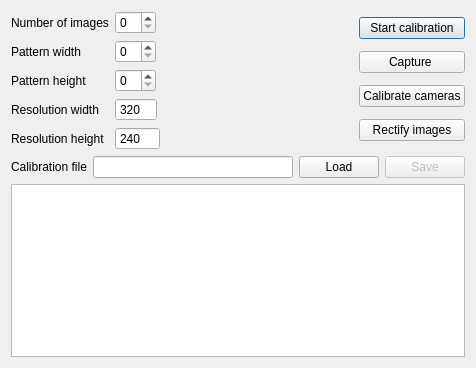
<?xml version="1.0" encoding="UTF-8"?>
<ui version="4.0">
 <class>StereoCalibrationForm</class>
 <widget class="QDialog" name="StereoCalibrationForm">
  <property name="geometry">
   <rect>
    <x>0</x>
    <y>0</y>
    <width>476</width>
    <height>368</height>
   </rect>
  </property>
  <property name="windowTitle">
   <string>Dialog</string>
  </property>
  <layout class="QVBoxLayout" name="verticalLayout_2">
   <item>
    <layout class="QHBoxLayout" name="horizontalLayout_2">
     <item>
      <layout class="QFormLayout" name="formLayout">
       <property name="fieldGrowthPolicy">
        <enum>QFormLayout::ExpandingFieldsGrow</enum>
       </property>
       <item row="0" column="0">
        <widget class="QLabel" name="label">
         <property name="text">
          <string>Number of images</string>
         </property>
        </widget>
       </item>
       <item row="0" column="1">
        <widget class="QSpinBox" name="nImages"/>
       </item>
       <item row="1" column="0">
        <widget class="QLabel" name="label_2">
         <property name="text">
          <string>Pattern width</string>
         </property>
        </widget>
       </item>
       <item row="1" column="1">
        <widget class="QSpinBox" name="width"/>
       </item>
       <item row="2" column="0">
        <widget class="QLabel" name="label_3">
         <property name="text">
          <string>Pattern height</string>
         </property>
        </widget>
       </item>
       <item row="2" column="1">
        <widget class="QSpinBox" name="height"/>
       </item>
       <item row="4" column="0">
        <widget class="QLabel" name="resolution_height_label">
         <property name="text">
          <string>Resolution height</string>
         </property>
        </widget>
       </item>
       <item row="3" column="0">
        <widget class="QLabel" name="resolution_width_label">
         <property name="text">
          <string>Resolution width</string>
         </property>
        </widget>
       </item>
       <item row="3" column="1">
        <widget class="QSpinBox" name="resolution_width_spinBox">
         <property name="buttonSymbols">
          <enum>QAbstractSpinBox::NoButtons</enum>
         </property>
         <property name="maximum">
          <number>11114</number>
         </property>
         <property name="value">
          <number>320</number>
         </property>
        </widget>
       </item>
       <item row="4" column="1">
        <widget class="QSpinBox" name="resolution_height_spinBox">
         <property name="buttonSymbols">
          <enum>QAbstractSpinBox::NoButtons</enum>
         </property>
         <property name="maximum">
          <number>14008</number>
         </property>
         <property name="value">
          <number>240</number>
         </property>
        </widget>
       </item>
      </layout>
     </item>
     <item>
      <spacer name="horizontalSpacer">
       <property name="orientation">
        <enum>Qt::Horizontal</enum>
       </property>
       <property name="sizeHint" stdset="0">
        <size>
         <width>78</width>
         <height>20</height>
        </size>
       </property>
      </spacer>
     </item>
     <item>
      <layout class="QVBoxLayout" name="verticalLayout">
       <item>
        <widget class="QPushButton" name="startCalib">
         <property name="text">
          <string>Start calibration</string>
         </property>
        </widget>
       </item>
       <item>
        <widget class="QPushButton" name="capture">
         <property name="text">
          <string>Capture </string>
         </property>
        </widget>
       </item>
       <item>
        <widget class="QPushButton" name="calibrateCam">
         <property name="text">
          <string>Calibrate cameras</string>
         </property>
        </widget>
       </item>
       <item>
        <widget class="QPushButton" name="rectifyImage">
         <property name="text">
          <string>Rectify images</string>
         </property>
        </widget>
       </item>
      </layout>
     </item>
    </layout>
   </item>
   <item>
    <layout class="QHBoxLayout" name="horizontalLayout">
     <item>
      <widget class="QLabel" name="calibLabel">
       <property name="text">
        <string>Calibration file</string>
       </property>
      </widget>
     </item>
     <item>
      <widget class="QLineEdit" name="calibFileName"/>
     </item>
     <item>
      <widget class="QPushButton" name="loadCalibFile">
       <property name="text">
        <string>Load</string>
       </property>
      </widget>
     </item>
     <item>
      <widget class="QPushButton" name="saveCalibFile">
       <property name="enabled">
        <bool>false</bool>
       </property>
       <property name="text">
        <string>Save</string>
       </property>
      </widget>
     </item>
    </layout>
   </item>
   <item>
    <widget class="QPlainTextEdit" name="imageLog"/>
   </item>
  </layout>
 </widget>
 <resources/>
 <connections>
  <connection>
   <sender>capture</sender>
   <signal>clicked()</signal>
   <receiver>StereoCalibrationForm</receiver>
   <slot>capture()</slot>
   <hints>
    <hint type="sourcelabel">
     <x>411</x>
     <y>59</y>
    </hint>
    <hint type="destinationlabel">
     <x>293</x>
     <y>19</y>
    </hint>
   </hints>
  </connection>
  <connection>
   <sender>loadCalibFile</sender>
   <signal>clicked()</signal>
   <receiver>StereoCalibrationForm</receiver>
   <slot>loadCalibrationFile()</slot>
   <hints>
    <hint type="sourcelabel">
     <x>329</x>
     <y>140</y>
    </hint>
    <hint type="destinationlabel">
     <x>228</x>
     <y>55</y>
    </hint>
   </hints>
  </connection>
  <connection>
   <sender>saveCalibFile</sender>
   <signal>clicked()</signal>
   <receiver>StereoCalibrationForm</receiver>
   <slot>saveCalibrationFile()</slot>
   <hints>
    <hint type="sourcelabel">
     <x>421</x>
     <y>140</y>
    </hint>
    <hint type="destinationlabel">
     <x>352</x>
     <y>49</y>
    </hint>
   </hints>
  </connection>
  <connection>
   <sender>startCalib</sender>
   <signal>clicked()</signal>
   <receiver>StereoCalibrationForm</receiver>
   <slot>startCalibration()</slot>
   <hints>
    <hint type="sourcelabel">
     <x>436</x>
     <y>31</y>
    </hint>
    <hint type="destinationlabel">
     <x>188</x>
     <y>15</y>
    </hint>
   </hints>
  </connection>
  <connection>
   <sender>calibrateCam</sender>
   <signal>clicked()</signal>
   <receiver>StereoCalibrationForm</receiver>
   <slot>calibrateCameras()</slot>
   <hints>
    <hint type="sourcelabel">
     <x>381</x>
     <y>81</y>
    </hint>
    <hint type="destinationlabel">
     <x>163</x>
     <y>87</y>
    </hint>
   </hints>
  </connection>
  <connection>
   <sender>rectifyImage</sender>
   <signal>clicked()</signal>
   <receiver>StereoCalibrationForm</receiver>
   <slot>undistortImages()</slot>
   <hints>
    <hint type="sourcelabel">
     <x>387</x>
     <y>107</y>
    </hint>
    <hint type="destinationlabel">
     <x>236</x>
     <y>102</y>
    </hint>
   </hints>
  </connection>
 </connections>
 <slots>
  <slot>capture()</slot>
  <slot>loadCalibrationFile()</slot>
  <slot>saveCalibrationFile()</slot>
  <slot>startCalibration()</slot>
  <slot>calibrateCameras()</slot>
  <slot>undistortImages()</slot>
 </slots>
</ui>
